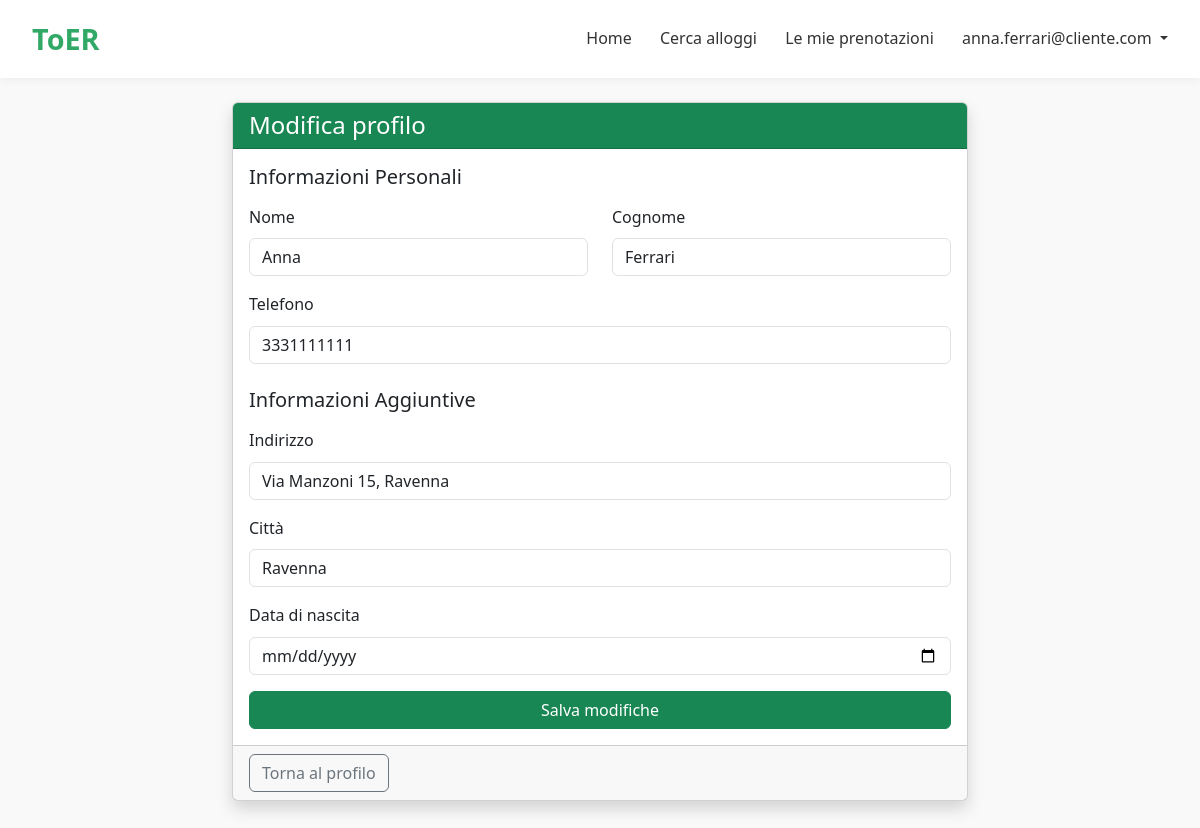
Page /account/profile/?edit=1 (signed in) on the committed database.
### account/models.py (models this page shows, shortened)
class User(AbstractUser):
    class UserType(models.TextChoices):
        ADMIN = 'ADMIN', _('Admin')
        GESTORE = 'GESTORE', _('Gestore')
        CLIENTE = 'CLIENTE', _('Cliente')
    username = None
    first_name = None
    last_name = None
    email = models.EmailField(_('email address'), unique=True)
    user_type = models.CharField(
        max_length=10,
        choices=UserType.choices,
        default=UserType.CLIENTE,
        help_text=_('Specifica se l\'utente è un gestore o un cliente'),
    )
    nome = models.CharField(max_length=100, blank=True)
    cognome = models.CharField(max_length=100, blank=True)
    telefono = models.CharField(max_length=20, blank=True)
    USERNAME_FIELD = 'email'
    REQUIRED_FIELDS = []
    objects = UserManager()
    def is_gestore(self):
        return self.user_type == self.UserType.GESTORE

class ClienteProfile(models.Model):
    user = models.OneToOneField(User, on_delete=models.CASCADE, related_name='cliente_profile')
    indirizzo = models.CharField(max_length=250, blank=True)
    citta = models.CharField(max_length=100, blank=True)
    data_nascita = models.DateField(null=True, blank=True)

### account/views.py (the view, shortened to what this page needs)
# urls.py: path('profile/', views.ProfileView.as_view(), name='profile'),
@method_decorator(login_required, name='dispatch')
class ProfileView(View):
    template_name = 'account/profile.html'
    profile_update_template = 'account/profile_update.html'
    def get(self, request, *args, **kwargs):
        user = request.user
        if 'edit' in request.GET:
            user_form = UserProfileUpdateForm(instance=user)
            if user.is_gestore():
                profile_form = GestoreProfileUpdateForm(instance=user.gestore_profile)
            else:
                profile_form = ClienteProfileUpdateForm(instance=user.cliente_profile)
            context = {
                'user_form': user_form,
                'profile_form': profile_form,
                'user': user
            }
            return render(request, self.profile_update_template, context)
        else:
            context = {'user': user}
            return render(request, self.template_name, context)

### account/forms.py
class UserProfileUpdateForm(forms.ModelForm):
    class Meta:
        model = User
        fields = ('nome', 'cognome', 'telefono')
        widgets = {
            'nome': forms.TextInput(attrs={'class': 'form-control'}),
            'cognome': forms.TextInput(attrs={'class': 'form-control'}),
            'telefono': forms.TextInput(attrs={'class': 'form-control'}),
        }

class ClienteProfileUpdateForm(forms.ModelForm):
    class Meta:
        model = ClienteProfile
        fields = ('indirizzo', 'citta', 'data_nascita')
        widgets = {
            'indirizzo': forms.TextInput(attrs={'class': 'form-control'}),
            'citta': forms.TextInput(attrs={'class': 'form-control'}),
            'data_nascita': forms.DateInput(attrs={'class': 'form-control', 'type': 'date'}),
        }

### account/templates/account/profile_update.html (shortened to what this page needs)
{% extends 'home.html' %}
{% block content %}
<div class="row justify-content-center">
    <div class="col-md-8">
        <div class="card shadow">
            <div class="card-header {% if user.is_gestore %}bg-primary{% else %}bg-success{% endif %} text-white">
                <h4 class="mb-0">Modifica profilo</h4>
            </div>
            <div class="card-body">
                <form method="post" enctype="multipart/form-data">
                    <h5 class="mb-3">Informazioni Personali</h5>
                    <div class="row">
                        <div class="col-md-6 mb-3">
                            <label for="{{ user_form.nome.id_for_label }}" class="form-label">Nome</label>
                            {{ user_form.nome }}
                        </div>
                        <div class="col-md-6 mb-3">
                            <label for="{{ user_form.cognome.id_for_label }}" class="form-label">Cognome</label>
                            {{ user_form.cognome }}
                        </div>
                    </div>
                    <div class="mb-3">
                        <label for="{{ user_form.telefono.id_for_label }}" class="form-label">Telefono</label>
                        {{ user_form.telefono }}
                    </div>
                    {% if user.is_gestore %}
                        <h5 class="mb-3 mt-4">Informazioni Attività</h5>
                        <div class="mb-3">
                            <label for="{{ profile_form.partita_iva.id_for_label }}" class="form-label">Partita IVA</label>
                            {{ profile_form.partita_iva }}
                            {% if profile_form.partita_iva.errors %}
                                <div class="text-danger">{{ profile_form.partita_iva.errors }}</div>
                            {% endif %}
                        </div>
                        <div class="mb-3">
                            <label for="{{ profile_form.denominazione_sociale.id_for_label }}" class="form-label">Denominazione Sociale</label>
                            {{ profile_form.denominazione_sociale }}
                            {% if profile_form.denominazione_sociale.errors %}
                                <div class="text-danger">{{ profile_form.denominazione_sociale.errors }}</div>
                            {% endif %}
                        </div>
                        <div class="mb-3">
                            <label for="{{ profile_form.indirizzo_sede.id_for_label }}" class="form-label">Indirizzo Sede</label>
                            {{ profile_form.indirizzo_sede }}
                            {% if profile_form.indirizzo_sede.errors %}
                                <div class="text-danger">{{ profile_form.indirizzo_sede.errors }}</div>
                            {% endif %}
                        </div>
                        <div class="mb-3">
                            <label for="{{ profile_form.immagini.id_for_label }}" class="form-label">Aggiungi Immagini</label>
                            {{ profile_form.immagini }}
                            {% if profile_form.immagini.errors %}
                                <div class="text-danger">{{ profile_form.immagini.errors }}</div>
                            {% endif %}
                            <div class="form-text">{{ profile_form.immagini.help_text }}</div>
                        </div>
                    {% else %}
                        <h5 class="mb-3 mt-4">Informazioni Aggiuntive</h5>
                        <div class="mb-3">
                            <label for="{{ profile_form.indirizzo.id_for_label }}" class="form-label">Indirizzo</label>
                            {{ profile_form.indirizzo }}
                        </div>
                        <div class="mb-3">
                            <label for="{{ profile_form.citta.id_for_label }}" class="form-label">Città</label>
                            {{ profile_form.citta }}
                        </div>
                        <div class="mb-3">
                            <label for="{{ profile_form.data_nascita.id_for_label }}" class="form-label">Data di nascita</label>
                            {{ profile_form.data_nascita }}
                        </div>
                    {% endif %}
                    <div class="d-grid gap-2">
                        <button type="submit" class="btn {% if user.is_gestore %}btn-primary{% else %}btn-success{% endif %}">Salva modifiche</button>
                    </div>
                </form>
            </div>
            <div class="card-footer">
                <a href="{% url 'account:profile' %}" class="btn btn-outline-secondary">
                     Torna al profilo
                </a>
            </div>
        </div>
    </div>
</div>
{% endblock %}

### toER/templates/home.html (shortened to what this page needs)
<!DOCTYPE html>
<html lang="it">
<head>
    <link href="https://cdn.jsdelivr.net/npm/bootstrap@5.3.0-alpha1/dist/css/bootstrap.min.css" rel="stylesheet">
</head>
<body>
    <header>
        <div class="logo">
            <a href="{% url 'home' %}" style="text-decoration: none; color: inherit;">ToER</a>
        </div>
        <nav>
            <a href="{% url 'home' %}">Home</a>
            <a href="{% url 'ricerca:ricerca_strutture' %}">Cerca alloggi</a>
            {% if user.is_authenticated %}
                {% if user.is_gestore %}
                    <a href="{% url 'account:dashboard_gestore' %}">Dashboard Gestore</a>
                {% else %}
                    <a href="{% url 'prenotazioni:lista_prenotazioni' %}">Le mie prenotazioni</a>
                {% endif %}
                <div class="dropdown" style="display: inline-block;">
                    <a href="#" class="dropdown-toggle" id="navbarDropdown" role="button" data-bs-toggle="dropdown" aria-expanded="false">
                        {{ user.email }}
                    </a>
                </div>
            {% else %}
                <a href="{% url 'account:login' %}">Accedi</a>
                <a href="{% url 'account:register' %}" class="btn btn-search">Registrati</a>
            {% endif %}
        </nav>
    </header>
    <div class="container mt-4">
        {% block content %}{% endblock %}
    </div>
</body>
</html>

### toER/templates/home.html (style rules this page uses)
* { margin: 0; padding: 0; box-sizing: border-box; }
body { font-family: "Segoe UI", sans-serif; line-height: 1.6; background: #f9f9f9; color: #333; min-height: 100vh; position: relative; padding-bottom: 60px; }
header { background-color: #ffffff; padding: 1rem 2rem; display: flex; justify-content: space-between; align-items: center; box-shadow: 0 2px 8px rgba(0, 0, 0, 0.05); }
.logo { font-size: 1.8rem; font-weight: bold; color: #32a866; }
nav a { margin-left: 1.5rem; text-decoration: none; color: #333; font-weight: 500; }

### rows in the picture
User: email "anna.ferrari@cliente.com", nome "Anna", cognome "Ferrari", telefono "3331111111"
ClienteProfile: indirizzo "Via Manzoni 15, Ravenna", citta "Ravenna"
